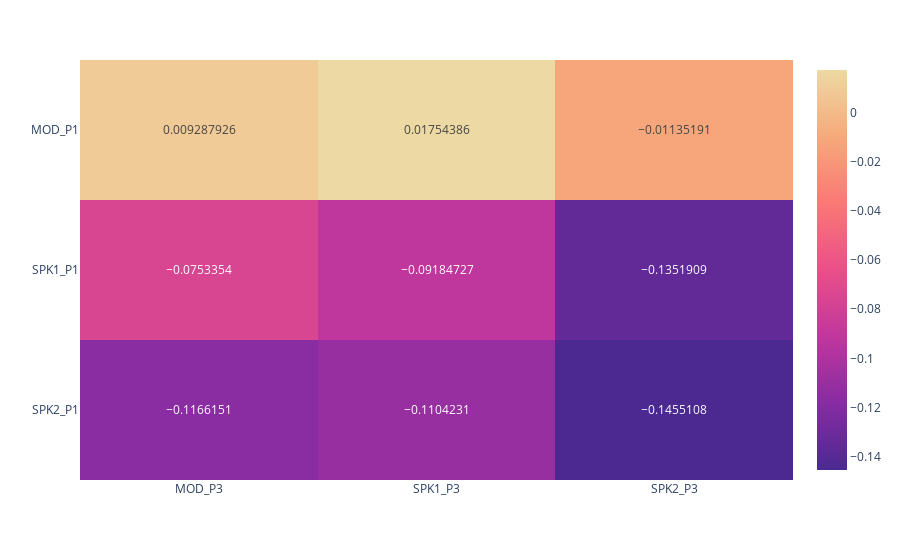
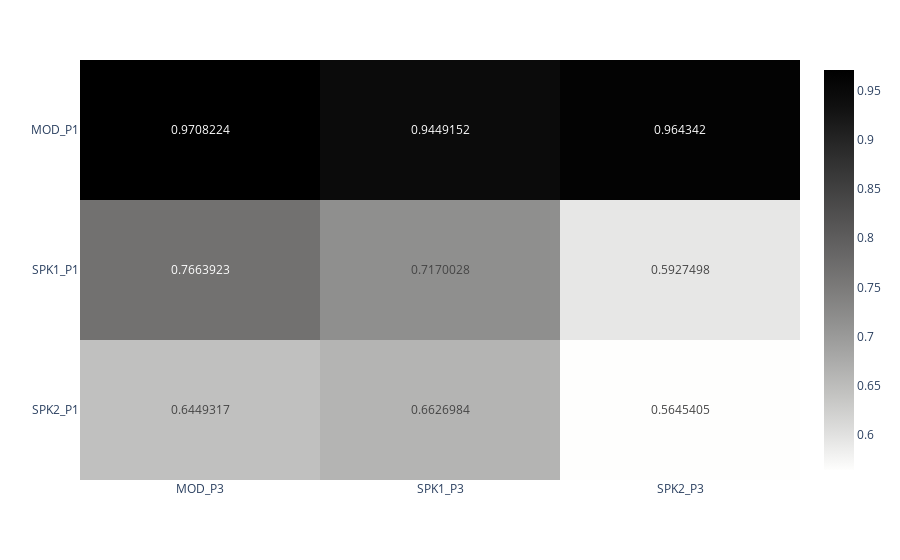
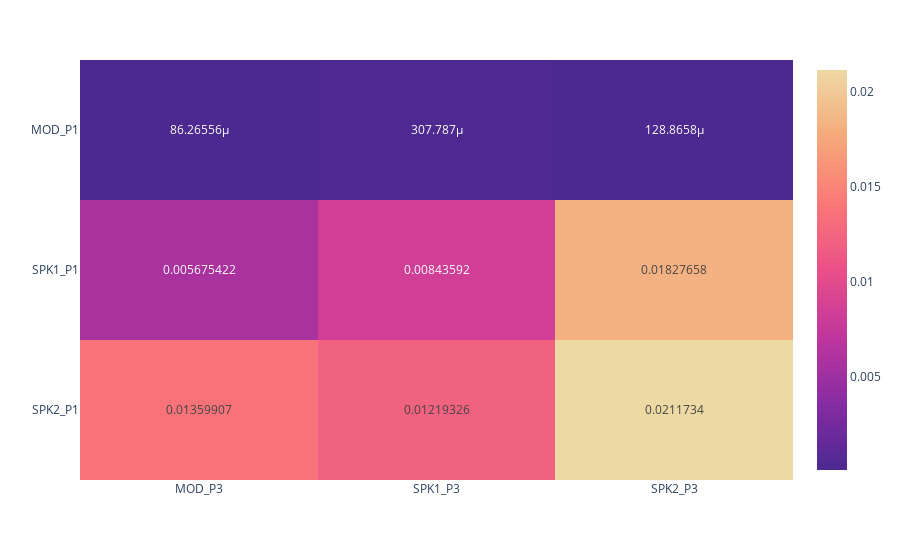

Here is the notebook cell these charts were saved with, in order:
### Code cell
# p1 - p3
col_1 = ["MOD_P1","SPK1_P1","SPK2_P1"] 
col_2 = ["MOD_P3","SPK1_P3","SPK2_P3"]
corr, fig_corr, p, fig_p, fig_r2 = correlation(final_df)

### Figure 1 — Plotly figure (JSON) as saved in the notebook; plotly's stock layout.template omitted (floating-point values rounded to 4 significant figures)
{"data": [{"coloraxis": "coloraxis", "hovertemplate": "x: %{x}<br>y: %{y}<br>color: %{z}<extra></extra>", "name": "0", "texttemplate": "%{z}", "type": "heatmap", "x": ["MOD_P3", "SPK1_P3", "SPK2_P3"], "xaxis": "x", "y": ["MOD_P1", "SPK1_P1", "SPK2_P1"], "yaxis": "y", "z": [[0.009288, 0.01754, -0.01135], [-0.07534, -0.09185, -0.1352], [-0.1166, -0.1104, -0.1455]]}], "layout": {"coloraxis": {"colorscale": [[0, "rgb(75, 41, 145)"], [0.1667, "rgb(135, 44, 162)"], [0.3333, "rgb(192, 54, 157)"], [0.5, "rgb(234, 79, 136)"], [0.6667, "rgb(250, 120, 118)"], [0.8333, "rgb(246, 169, 122)"], [1, "rgb(237, 217, 163)"]]}, "margin": {"t": 60}, "xaxis": {"anchor": "y", "domain": [0, 1]}, "yaxis": {"anchor": "x", "autorange": "reversed", "domain": [0, 1]}}}

### Figure 2 — Plotly figure (JSON) as saved in the notebook; plotly's stock layout.template omitted (floating-point values rounded to 4 significant figures)
{"data": [{"coloraxis": "coloraxis", "hovertemplate": "x: %{x}<br>y: %{y}<br>color: %{z}<extra></extra>", "name": "0", "texttemplate": "%{z}", "type": "heatmap", "x": ["MOD_P3", "SPK1_P3", "SPK2_P3"], "xaxis": "x", "y": ["MOD_P1", "SPK1_P1", "SPK2_P1"], "yaxis": "y", "z": [[0.9708, 0.9449, 0.9643], [0.7664, 0.717, 0.5927], [0.6449, 0.6627, 0.5645]]}], "layout": {"coloraxis": {"colorscale": [[0, "rgb(254, 254, 253)"], [0.09091, "rgb(224, 224, 223)"], [0.1818, "rgb(197, 197, 195)"], [0.2727, "rgb(171, 171, 170)"], [0.3636, "rgb(146, 146, 145)"], [0.4545, "rgb(124, 123, 122)"], [0.5455, "rgb(102, 101, 101)"], [0.6364, "rgb(81, 80, 80)"], [0.7273, "rgb(59, 59, 59)"], [0.8182, "rgb(38, 38, 38)"], [0.9091, "rgb(16, 16, 16)"], [1, "rgb(0, 0, 0)"]]}, "margin": {"t": 60}, "xaxis": {"anchor": "y", "domain": [0, 1]}, "yaxis": {"anchor": "x", "autorange": "reversed", "domain": [0, 1]}}}

### Figure 3 — Plotly figure (JSON) as saved in the notebook; plotly's stock layout.template omitted (floating-point values rounded to 4 significant figures)
{"data": [{"coloraxis": "coloraxis", "hovertemplate": "x: %{x}<br>y: %{y}<br>color: %{z}<extra></extra>", "name": "0", "texttemplate": "%{z}", "type": "heatmap", "x": ["MOD_P3", "SPK1_P3", "SPK2_P3"], "xaxis": "x", "y": ["MOD_P1", "SPK1_P1", "SPK2_P1"], "yaxis": "y", "z": [[8.627e-05, 0.0003078, 0.0001289], [0.005675, 0.008436, 0.01828], [0.0136, 0.01219, 0.02117]]}], "layout": {"coloraxis": {"colorscale": [[0, "rgb(75, 41, 145)"], [0.1667, "rgb(135, 44, 162)"], [0.3333, "rgb(192, 54, 157)"], [0.5, "rgb(234, 79, 136)"], [0.6667, "rgb(250, 120, 118)"], [0.8333, "rgb(246, 169, 122)"], [1, "rgb(237, 217, 163)"]]}, "margin": {"t": 60}, "xaxis": {"anchor": "y", "domain": [0, 1]}, "yaxis": {"anchor": "x", "autorange": "reversed", "domain": [0, 1]}}}
